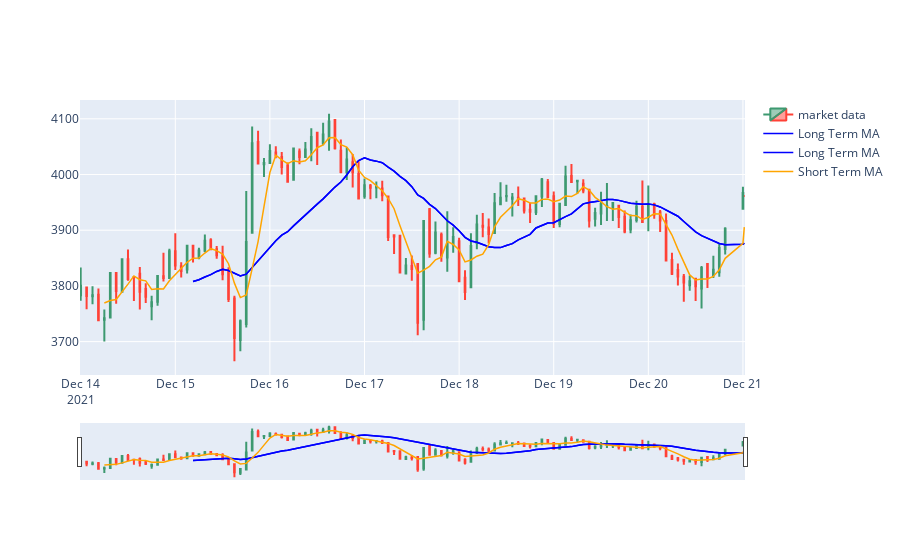

Notebook source saved alongside this figure:
### Code cell
#add moving avgs to chart
fig.add_trace(go.Scatter(x=data.index, y=data['MA20'], line=dict(color='blue', width=1.5), name = 'Long Term MA'))
fig.add_trace(go.Scatter(x=data.index, y=data['MA5'], line=dict(color='orange', width=1.5), name = 'Short Term MA'))
